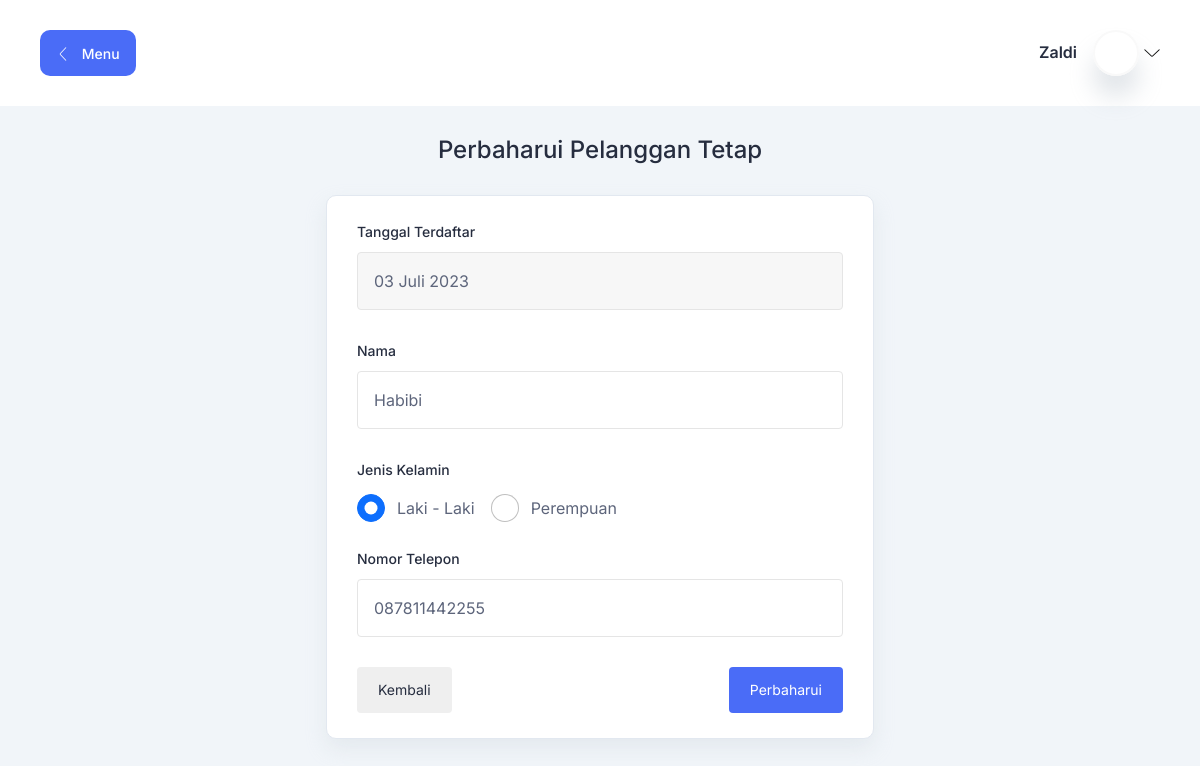
The app's page /index.php?h=ubah_pelanggan&id=1 (signed in) with its own data.
### tables this page shows
CREATE TABLE `pelanggan`(
    `id` BIGINT UNSIGNED AUTO_INCREMENT,
    `nama` VARCHAR(255),
    `nomor_telepon` VARCHAR(255),
    `email` VARCHAR(255),
    `jenis_kelamin` VARCHAR(255),
    `tanggal_terdaftar` DATE,
    PRIMARY KEY (`id`) 
);

### database/connection.php (called while the page is built, shortened)
<?php
function indonesiaDate($date)
{
  $tanggal = explode('-', $date)[2];
  $bulan = explode('-', $date)[1];
  $tahun = explode('-', $date)[0];
  return $tanggal . ' ' . MONTH_IN_INDONESIA[$bulan - 1] . ' ' . $tahun;
}

### halaman/pelanggan/ubah.php (the view, shortened to what this page needs)
<?php
$data = $conn->query("SELECT * FROM pelanggan WHERE id=" . $_GET['id'])->fetch_assoc();
?>
<section class="tab-components">
    <div class="container-fluid">
        <div class="title-wrapper pt-30">
            <div class="row align-items-center">
                <div class="col-md-12 text-center">
                    <div class="title mb-30">
                        <h3>Perbaharui Pelanggan Tetap</h3>
                    </div>
                </div>
            </div>
        </div>
        <div class="form-layout-wrapper">
            <div class="row justify-content-center">
                <div class="col-12 col-md-6">
                    <div class="card-style mb-30">
                        <form action="" method="POST">
                            <div class="row">
                                <div class="col-12">
                                    <div class="input-style-1">
                                        <label>Tanggal Terdaftar</label>
                                        <input type="text" value="<?= indonesiaDate($data['tanggal_terdaftar']); ?>" disabled />
                                    </div>
                                </div>
                                <div class="col-12">
                                    <div class="input-style-1">
                                        <label>Nama</label>
                                        <input type="text" class="bg-transparent" name="nama" autocomplete="off" value="<?= $data['nama']; ?>" required />
                                    </div>
                                </div>
                                <div class="col-12">
                                    <div class="input-style-1 mb-0">
                                        <label>Jenis Kelamin</label>
                                    </div>
                                    <div class="d-flex gap-3 mb-4">
                                        <div class="form-check radio-style">
                                            <input class="form-check-input" name="jenis_kelamin" type="radio" <?= $data['jenis_kelamin'] == 'Laki - Laki' ? 'checked' : ''; ?> value="Laki - Laki" id="male" />
                                            <label class="form-check-label" for="male"> Laki - Laki</label>
                                        </div>
                                        <div class="form-check radio-style">
                                            <input class="form-check-input" name="jenis_kelamin" type="radio" <?= $data['jenis_kelamin'] == 'Perempuan' ? 'checked' : ''; ?> value="Perempuan" id="female" />
                                            <label class="form-check-label" for="female"> Perempuan</label>
                                        </div>
                                    </div>
                                </div>
                                <div class="col-12">
                                    <div class="input-style-1">
                                        <label>Nomor Telepon</label>
                                        <input type="text" class="bg-transparent" name="nomor_telepon" autocomplete="off" value="<?= $data['nomor_telepon']; ?>" required />
                                    </div>
                                </div>
                                <div class="col-12 d-flex justify-content-between">
                                    <?php if ($_SESSION['user']['status'] == 'KASIR') : ?>
                                        <a href="?h=pelanggan" class="main-btn btn-sm light-btn btn-hover">Kembali</a>
                                    <?php else : ?>
                                        <a href="?h1=pelanggan" class="main-btn btn-sm light-btn btn-hover">Kembali</a>
                                    <?php endif; ?>
                                    <button name="submit" class="main-btn btn-sm primary-btn btn-hover">Perbaharui</button>
                                </div>
                            </div>
                        </form>
                    </div>
                </div>
            </div>
        </div>
    </div>
</section>

### assets/css/fullcalendar.css (style rules this page uses)
:root { --fc-daygrid-event-dot-width: 8px; }
:root { --fc-list-event-dot-width: 10px; --fc-list-event-hover-bg-color: #f5f5f5; }

### records on screen
pelanggan: tanggal_terdaftar "03 Juli 2023", nama "Habibi", jenis_kelamin "☑ Laki - Laki", jenis_kelamin "☐ Perempuan", nomor_telepon "087811442255"

### other values on screen
$_SESSION['user']['nama'] "Zaldi"
